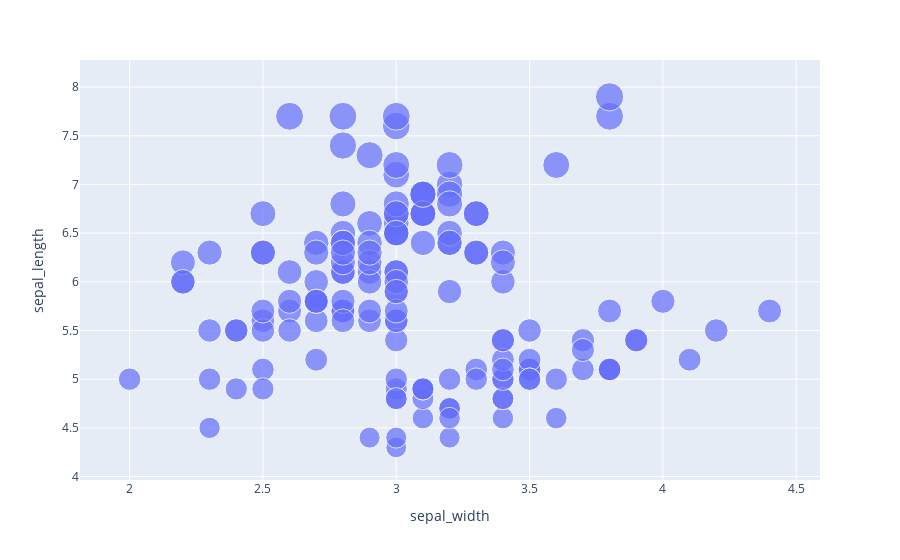

Notebook cell for this chart:
### Code cell
fig = px.scatter(df, x='sepal_width', y='sepal_length', size='sepal_length')
fig.show()

### Figure 1 — Plotly figure (JSON) as saved in the notebook; plotly's stock layout.template omitted (floating-point values rounded to 4 significant figures; data arrays with more than 128 entries replaced by an {"elided": "..."} marker saying what was removed)
{"data": [{"hovertemplate": "sepal_width=%{x}<br>sepal_length=%{marker.size}<extra></extra>", "legendgroup": "", "marker": {"color": "#636efa", "size": {"elided": "150 float values"}, "sizemode": "area", "sizeref": 0.01975, "symbol": "circle"}, "mode": "markers", "name": "", "orientation": "v", "showlegend": false, "type": "scatter", "x": {"elided": "150 float values"}, "xaxis": "x", "y": {"elided": "150 float values"}, "yaxis": "y"}], "layout": {"autosize": true, "legend": {"itemsizing": "constant", "tracegroupgap": 0}, "margin": {"t": 60}, "xaxis": {"anchor": "y", "autorange": true, "domain": [0, 1], "range": [1.825, 4.577], "title": {"text": "sepal_width"}, "type": "linear"}, "yaxis": {"anchor": "x", "autorange": true, "domain": [0, 1], "range": [3.822, 8.466], "title": {"text": "sepal_length"}, "type": "linear"}}}
